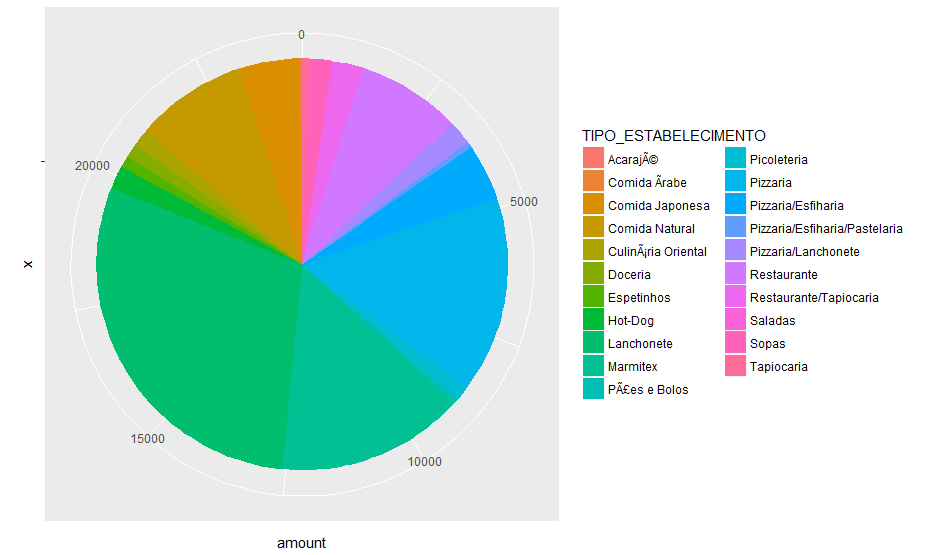

The script that drew this image:
library(dplyr)
library(ggplot2)
library(scales)

app <- read.csv("BI-master/aplicativo.csv", header=TRUE, sep=",")

# Tipos de dispositivos
dispositivos = app %>%
  group_by(TIPO_ESTABELECIMENTO) %>%
  summarise(
    amount = n()
  )

pie_disp = ggplot(dispositivos, aes(x="", y=amount, fill=TIPO_ESTABELECIMENTO)) +
  geom_bar(width = 1, stat = "identity") +
  coord_polar("y", start = 0)

plot(pie_disp)
